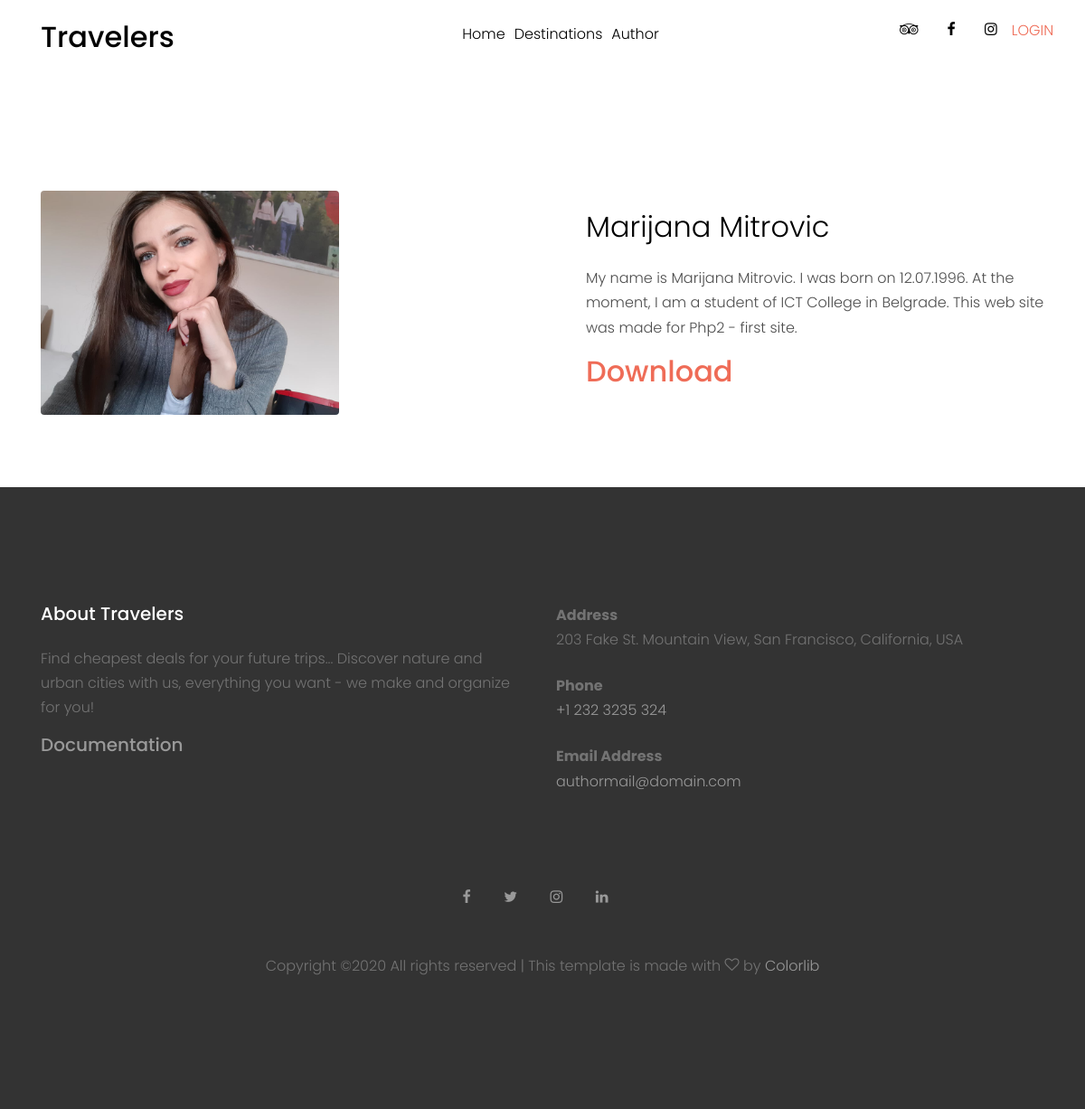
/index.php?page=author, run on the app's committed database.
### tables this page shows
CREATE TABLE `menu` (
  `id` int(11) NOT NULL,
  `title` varchar(150) NOT NULL,
  `path` varchar(150) NOT NULL
);

CREATE TABLE `author` (
  `id` int(11) NOT NULL,
  `name` varchar(50) NOT NULL,
  `last_name` varchar(50) NOT NULL,
  `bio` text NOT NULL,
  `photo` varchar(200) NOT NULL
);

### config/connection.php (called while the page is built, shortened)
<?php
try {
    $conn = new PDO("mysql:host=".SERVER.";dbname=".DATABASE.";charset=utf8", USERNAME, PASSWORD);
    $conn->setAttribute(PDO::ATTR_DEFAULT_FETCH_MODE, PDO::FETCH_OBJ);
    $conn->setAttribute(PDO::ATTR_ERRMODE, PDO::ERRMODE_EXCEPTION);
}
catch(PDOException $ex){
    echo $ex->getMessage();
}
function executeQuery($query){
    global $conn;
    return $conn->query($query)->fetchAll();
}

### models/functions.php (called while the page is built, shortened)
<?php
function getMenu(){
    return executeQuery("SELECT * FROM menu");
}
function getAuthor(){
    return executeQuery("SELECT * FROM author");
}
?>

### views/pages/author.php (the view, shortened to what this page needs)
<div class="container">
          <div class="row align-items-center justify-content-center text-center">
            <div class="col-md-8" data-aos="fade-up" data-aos-delay="400">
              <h1 class="text-white font-weight-light">About author</h1>
            </div>
          </div>
        </div>
      </div>
<?php
require_once "models/functions.php";
$aut=getAuthor();
foreach($aut as $author): ?>
    <div class="site-section" data-aos="fade-up">
      <div class="container">
        <div class="row align-items-center">
          <div class="col-md-6 mb-5 mb-md-0">
            <img src="<?=$author->photo?>" alt="Image" class="img-fluid rounded">
          </div>
          <div class="col-md-6 pl-md-5">
            <h2 class="font-weight-light text-black mb-4"><?=$author->name?>&nbsp<?=$author->last_name?></h2>
            <p><?=$author->bio?></p>
            <h2 class="font-size-regular"><a href="models/author/download_author.php">Download</a></h2>
          </div>
        </div>
      </div>
    </div>
<?php endforeach; ?>

### views/fixed/header.php (shortened to what this page needs)
<body>
 <?php
  require_once "models/functions.php";
  require_once "config/connection.php";
  ?>
  <div class="site-wrap">
    <header class="site-navbar py-1" role="banner">
      <div class="container">
        <div class="row align-items-center">
          <div class="col-6 col-xl-2">
            <h1 class="mb-0"><a href="index.html" class="text-black h2 mb-0">Travelers</a></h1>
          </div>
          <div class="col-10 col-md-8 d-none d-xl-block">
            <nav class="site-navigation position-relative text-right text-lg-center" role="navigation">
            <ul class="site-menu js-clone-nav mx-auto d-none d-lg-block">
            <?php
           $menus=getMenu();
           foreach ($menus as $menu): ?>
           <li> <a href="<?=$menu->path?>" ><?=$menu->title?> </li>
            <?php endforeach; ?>
              </ul>
            </nav>
          </div>
          <div class="col-6 col-xl-2 text-right">
            <div class="d-none d-xl-inline-block">
              <ul class="site-menu js-clone-nav ml-auto list-unstyled d-flex text-right mb-0" data-class="social">
                <li>
                  <a href="#" class="pl-0 pr-3 text-black"><span class="icon-tripadvisor"></span></a>
                </li>
                <li>
                  <a href="#" class="pl-3 pr-3 text-black"><span class="icon-facebook"></span></a>
                </li>
                <li>
                  <a href="#" class="pl-3 pr-3 text-black"><span class="icon-instagram"></span></a>
                </li>
                <?php if(isset($_SESSION['user'])):?>
                      <li><a href="models/users/logout.php">LOGOUT</a></li>
                 <?php else: ?>
                  <li><a href="index.php?page=login">LOGIN</a></li>
             <?php endif;?>
              </ul>
            </div>
          </div>
        </div>
      </div>
    </header>

### assets/css/style.css (style rules this page uses)
body { line-height: 1.7; color: #4d4d4d; font-weight: 300; font-size: 1rem; }
a { -webkit-transition: .3s all ease; -o-transition: .3s all ease; transition: .3s all ease; }
h1, h2, h3, h4, h5, .h1, .h2, .h3, .h4, .h5 { font-family: "Poppins", -apple-system, BlinkMacSystemFont, "Segoe UI", Roboto, "Helvetica Neue", Arial, sans-serif, "Apple Color Emoji", "Segoe UI Emoji", "Segoe UI Symbol", "Noto Color Emoji"; }
.text-black { color: #000 !important; }
.site-wrap:before { -webkit-transition: .3s all ease-in-out; -o-transition: .3s all ease-in-out; transition: .3s all ease-in-out; background: rgba(0, 0, 0, 0.6); content: ""; position: absolute; z-index: 2000; top: 0; left: 0; right: 0; bottom: 0; opacity: 0; visibility: hidden; }
.site-section { padding: 2.5em 0; }
@media (min-width: 768px) { .site-section { padding: 5em 0; } }
.site-navbar { margin-bottom: 0px; z-index: 1999; position: relative; }
.site-navbar .site-navigation .site-menu { margin-bottom: 0; }
.site-navbar .site-navigation .site-menu a { text-decoration: none !important; display: inline-block; }
.site-navbar .site-navigation .site-menu > li { display: inline-block; padding: 10px 5px; }
.site-navbar .site-navigation .site-menu > li > a { padding: 10px 0px; color: #000; text-decoration: none !important; }
.site-mobile-menu .site-nav-wrap { padding: 0; margin: 0; list-style: none; position: relative; }
.site-mobile-menu .site-nav-wrap a { padding: 10px 20px; display: block; position: relative; color: #212529; }
.site-mobile-menu .site-nav-wrap li { position: relative; display: block; }
.site-mobile-menu .site-nav-wrap > li { display: block; position: relative; float: left; width: 100%; }
.site-mobile-menu .site-nav-wrap > li > a { padding-left: 20px; font-size: 20px; }
.site-mobile-menu .site-nav-wrap[data-class="social"] { float: left; width: 100%; margin-top: 30px; padding-bottom: 5em; }
.site-mobile-menu .site-nav-wrap[data-class="social"] > li { width: auto; }
.img-fluid { width: 330px; height: 376; }

### data on the page
menu: title "Home"
menu: title "Destinations"
menu: title "Author"
author: photo (picture), name "Marijana", last_name "Mitrovic", bio "My name is Marijana Mitrovic. I was born on 12.07.1996. At the moment, I am a student of ICT College in Belgrade. This web site was made for Php2 - first site."
